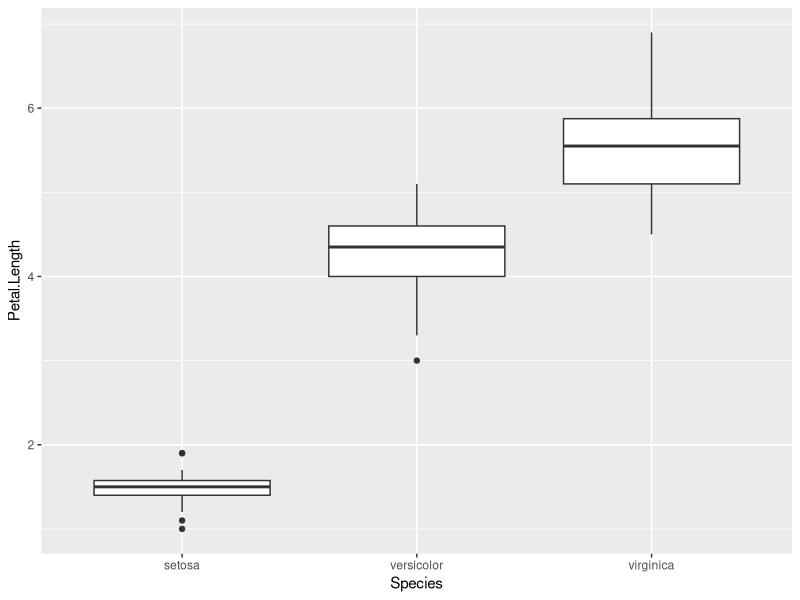
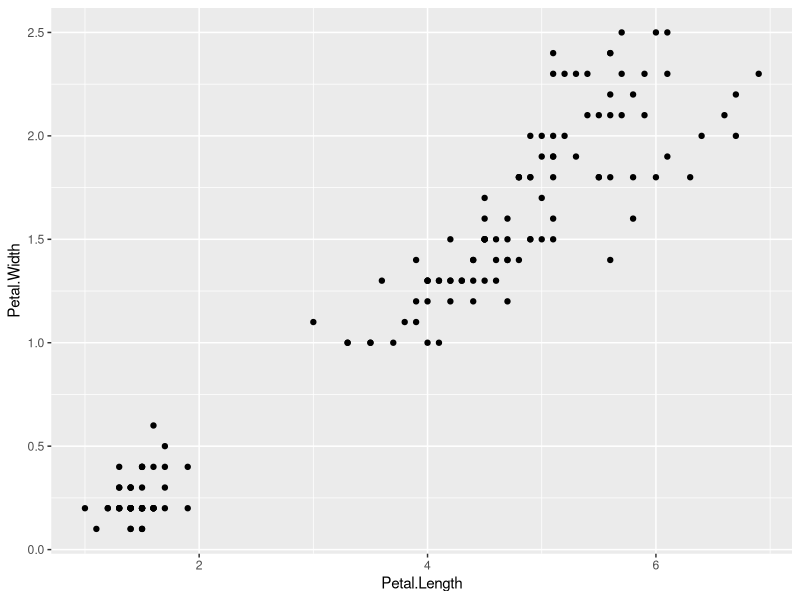

Here is the R script that generated these plots, in order:
library(tidyverse)

#Find the error/typo, and the fix it.
#Save the script and use this corrected file to submit to my original repository
#using a pull request

ggplot(data = iris, 
       aes(x = Species, 
           y = Petal.Length)) + 
  geom_boxplot()  #ROTATE

ggplot(data = iris) +
  geom_point(aes(x  = Petal.Length, y = Petal.Width))

